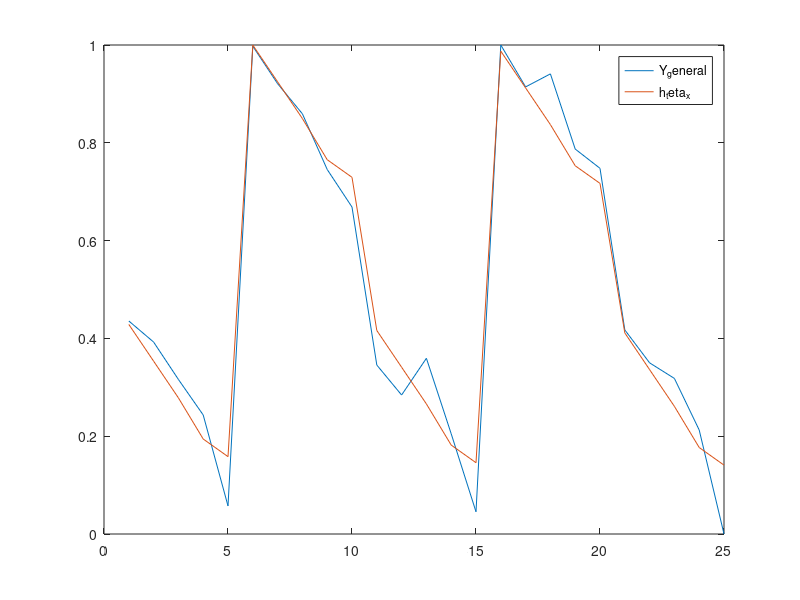

MATLAB code to generate this figure:
% function [coeff] = gradient_descent(input,output)
%%% This file includes multiple gradient descent algortihm to train model function by using derivation of cost function.

X_general = [66  4.00  7;
             66  4.50  7;
             66  5.00  7;
             66  5.56  7;
             66  5.80  7;
             66  4.00  8;
             66  4.50  8;
             66  5.00  8;
             66  5.56  8;
             66  5.80  8;
             71  4.00  7;
             71  4.50  7;
             71  5.00  7;
             71  5.56  7;
             71  5.80  7;
             71  4.00  8;
             71  4.50  8;
             71  5.00  8;
             71  5.56  8;
             71  5.80  8;             
             73  4.00  7;
             73  4.50  7;
             73  5.00  7;
             73  5.56  7;
             73  5.80  7];
         
         
x1_max = max(X_general(:,1));
x1_min = min(X_general(:,1));
X_general(:,1) = (X_general(:,1) - x1_min)./(x1_max-x1_min);

x2_max = max(X_general(:,2));
x2_min = min(X_general(:,2));
X_general(:,2) = (X_general(:,2) - x2_min)./(x2_max-x2_min);

x3_max = max(X_general(:,3));
x3_min = min(X_general(:,3));
X_general(:,3) = (X_general(:,3) - x3_min)./(x3_max-x3_min);

Y_general = [13.40;
             12.52;
              9.22;
              6.82;
              1.51;
             26.60;
             23.54;
             20.30;
             14.06;
             13.40;
             14.81;
             14.07;
             13.40;
              6.84;
              2.12;
             23.23;
             23.41;
             19.26;
             19.12;
             14.99;
             11.39;
             10.57;
              9.28;
              6.66;
              2.41];
          
 Y_general = [108.40;
              102.71;
              92.61;
              83.01;
              58.44;
              182.60;
              172.50;
              164.35;
              149.32;
              139.17;
              96.50;
              88.40;
              98.32;
              77.93;
              56.86;
              182.94;
              171.62;
              175.14;
              154.84;
              149.63;
              105.99;
              97.09;
              92.88;
              78.95;
              50.86];

y1_max = max(Y_general);
y1_min = min(Y_general);
Y_general = (Y_general(:,1) - y1_min)./(y1_max - y1_min);
%figure

X0 = ones(length(X_general(:,1)),1);

% plot3(x1,x2,y);
% grid on
training_number = length(X0);
X_general = [X0 X_general];

%% firstly, model function H(x) should be defined to train the network.
%% H(x) = teta_0*x0 + teta_1*x1 + teta_2*x2 + teta_2*x3

teta = randi([-5 5],4,1);

%% then, cost function should be prepared in order to be appropriate form
%% J(teta) = 1/2m*summation((h(x) - y)^2)

% firstly initial values should be assigned.
%%%%%%%%%%%%%%%%%%%%%%%%%%%%%%%%%%%%%%%%%%%%%%%%%%%%%
%% Your Code Should be in here

alpha = 0.001;        % learning rate
epsilon = 0.0017;          %epsilon (approximate error value)

 error_func = 1/2*(teta(1,1).*X_general(:,1) + teta(2,1).*X_general(:,2) + teta(3,1).*X_general(:,3) + teta(4,1).*X_general(:,4) - Y_general(:,1)).^2;
% while iter <= iter_max
while  mean(error_func) > epsilon

 
    temp0 = 0;
    temp1 = 0;
    temp2 = 0;
    temp3 = 0;
    
    for i = 1 : 1 : training_number
        
        h(i,1) = teta(1,1)*X_general(i,1) + teta(2,1)*X_general(i,2) + teta(3,1)*X_general(i,3) + teta(4,1)*X_general(i,4); %model fuction
      
        temp0 = temp0 + (h(i,1)-Y_general(i,1))*X_general(i,1);              % dJ/dteta0
      
        temp1 = temp1 + (h(i,1)-Y_general(i,1))*X_general(i,2);     % dJ/dteta1
        
        temp2 = temp2 + (h(i,1)-Y_general(i,1))*X_general(i,3);     % dJ/dteta2
        
        temp3 = temp3 + (h(i,1)-Y_general(i,1))*X_general(i,4);     % dJ/dteta3

    end
    
        tmp0 = teta(1,1) - ((alpha/(2*training_number))*temp0);     

        tmp1 = teta(2,1) - ((alpha/(2*training_number))*temp1);     
        
        tmp2 = teta(3,1) - ((alpha/(2*training_number))*temp2);     
        
        tmp3 = teta(4,1) - ((alpha/(2*training_number))*temp3);
        
        teta(1,1) = tmp0;      %
                               %
        teta(2,1) = tmp1;      % simultaneous update 
                               % for tetha values
        teta(3,1) = tmp2;      %
                               %
        teta(4,1) = tmp3;      %
        
    for i = 1 : 1 : training_number
        
        %error function declaration
        %error value calculation
        
        error_func(i,1) = 1/2*(teta(1,1)*X_general(i,1) + teta(2,1)*X_general(i,2) + teta(3,1)*X_general(i,3) + teta(4,1)*X_general(i,4) - Y_general(i,1))^2;
        
        

   end
    mean(error_func)
    
  
    
        
end







%% Your Code Should be in here
%%%%%%%%%%%%%%%%%%%%%%%%%%%%%%%%%%%%%%%%%%%%%%%%%%%%%


h_teta_x = teta(1,1).*X_general(:,1) + teta(2,1).*X_general(:,2) + teta(3,1).*X_general(:,3) + teta(4,1).*X_general(:,4);

teta

figure
plot([1:1:training_number],Y_general);
hold on
plot([1:1:training_number],h_teta_x);
legend('Y_general','h_teta_x');

coeff = 0;

%plotDecisionBoundary(teta, X_general, Y_general)

% end